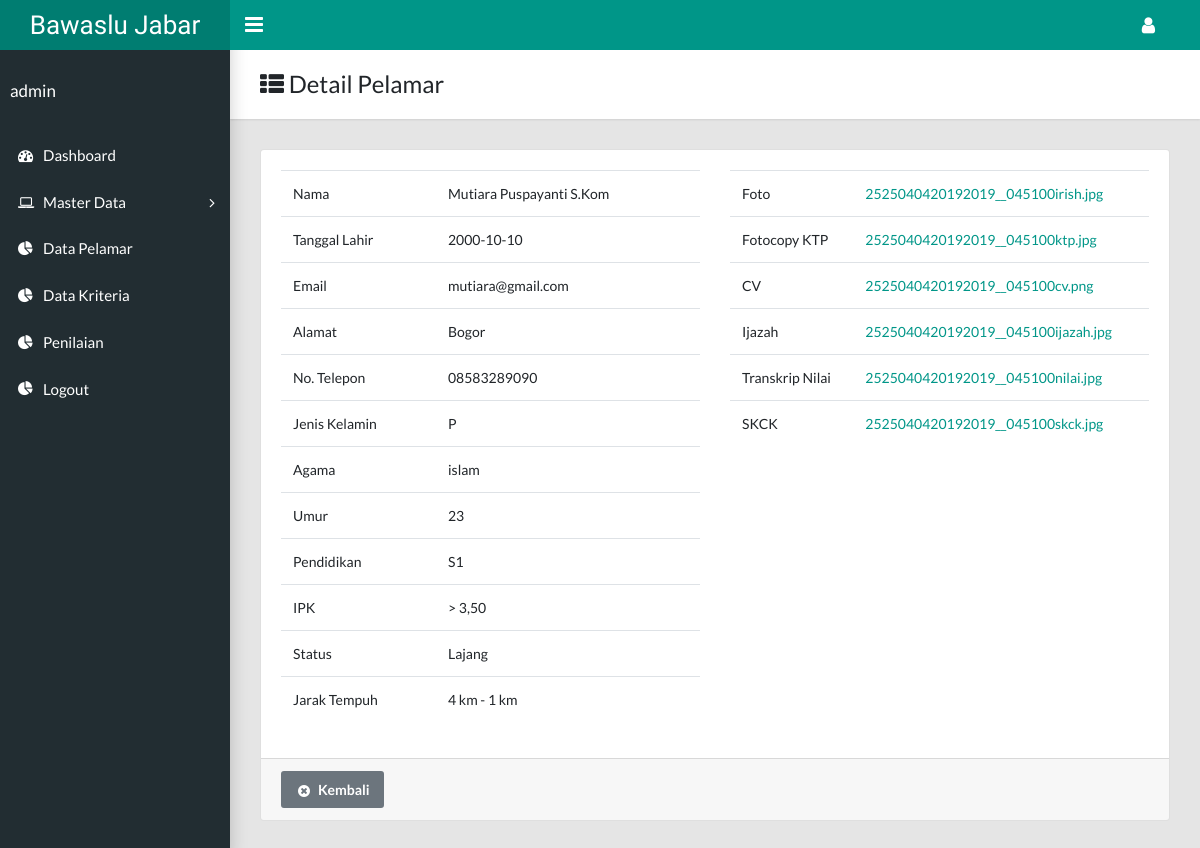
The page /index.php?p=pelamar&act=show&id=1 (signed in) on the database its author committed.
### tables this page shows
CREATE TABLE `pelamar` (
  `id` int(11) NOT NULL,
  `nama` varchar(225) NOT NULL,
  `tanggal_lahir` date NOT NULL,
  `email` varchar(225) NOT NULL,
  `alamat` text NOT NULL,
  `telepon` varchar(13) NOT NULL,
  `jk` enum('L','P') NOT NULL,
  `agama` varchar(225) NOT NULL,
  `id_umur` int(11) NOT NULL,
  `id_pendidikan` int(11) NOT NULL,
  `id_ipk` int(11) NOT NULL,
  `id_status` int(11) NOT NULL,
  `id_jarak` int(11) NOT NULL,
  `foto` varchar(225) NOT NULL,
  `ktp` varchar(225) NOT NULL,
  `cv` varchar(225) NOT NULL,
  `ijazah` varchar(225) NOT NULL,
  `transkrip_nilai` varchar(225) NOT NULL,
  `skck` varchar(225) NOT NULL
);

CREATE TABLE `umur` (
  `id` int(11) NOT NULL,
  `rentang` varchar(225) NOT NULL,
  `nilai` int(11) NOT NULL
);

CREATE TABLE `pendidikan` (
  `id` int(11) NOT NULL,
  `rentang` varchar(225) NOT NULL,
  `nilai` int(11) NOT NULL
);

CREATE TABLE `ipk` (
  `id` int(11) NOT NULL,
  `rentang` varchar(225) NOT NULL,
  `nilai` int(11) NOT NULL
);

CREATE TABLE `status` (
  `id` int(11) NOT NULL,
  `rentang` varchar(225) NOT NULL,
  `nilai` int(11) NOT NULL
);

CREATE TABLE `jarak` (
  `id` int(11) NOT NULL,
  `rentang` varchar(225) NOT NULL,
  `nilai` int(11) NOT NULL
);

### page/pelamar/show.php (the view)
<?php
	$query = mysqli_query($con, "select * from pelamar where id='$_GET[id]'");
	$data = mysqli_fetch_assoc($query);
 ?>
<div class="app-title">
  <div>
    <h1><i class="fa fa-th-list"></i> Detail Pelamar</h1>
  </div>
</div>
<div class="row">
	<div class="col-md-12">
		<div class="card">
			<div class="card-body">
				<div class="row">
					<div class="col-md-6">
						<table class="table">
							<tr>
								<td>Nama</td>
								<td><?= $data['nama'] ?></td>
							</tr>
							<tr>
								<td>Tanggal Lahir</td>
								<td><?= $data['tanggal_lahir'] ?></td>
							</tr>
							<tr>
								<td>Email</td>
								<td><?= $data['email'] ?></td>
							</tr>
							<tr>
								<td>Alamat</td>
								<td><?= $data['alamat'] ?></td>
							</tr>
							<tr>
								<td>No. Telepon</td>
								<td><?= $data['telepon'] ?></td>
							</tr>
							<tr>
								<td>Jenis Kelamin</td>
								<td><?= $data['jk'] ?></td>
							</tr>
							<tr>
								<td>Agama</td>
								<td><?= $data['agama'] ?></td>
							</tr>
							<tr>
								<td>Umur</td>
								<?php
									$query = mysqli_query($con, "select * from umur where id='$data[id_umur]'");
									$umur = mysqli_fetch_assoc($query);
								 ?>
								<td><?= $umur['rentang'] ?></td>
							</tr>
							<tr>
								<td>Pendidikan</td>
								<?php
									$query = mysqli_query($con, "select * from pendidikan where id='$data[id_pendidikan]'");
									$pendidikan = mysqli_fetch_assoc($query);
								 ?>
								<td><?= $pendidikan['rentang'] ?></td>
							</tr>
							<tr>
								<td>IPK</td>
								<?php
									$query = mysqli_query($con, "select * from ipk where id='$data[id_ipk]'");
									$ipk = mysqli_fetch_assoc($query);
								 ?>
								<td><?= $ipk['rentang'] ?></td>
							</tr>
							<tr>
								<td>Status</td>
								<?php
									$query = mysqli_query($con, "select * from status where id='$data[id_status]'");
									$status = mysqli_fetch_assoc($query);
								 ?>
								<td><?= $status['rentang'] ?></td>
							</tr>
							<tr>
								<td>Jarak Tempuh</td>
								<?php
									$query = mysqli_query($con, "select * from jarak where id='$data[id_jarak]'");
									$jarak = mysqli_fetch_assoc($query);
								 ?>
								<td><?= $jarak['rentang'] ?></td>
							</tr>
						</table>
					</div>
					<div class="col-md-6">
						<table class="table">
							<tr>
								<td>Foto</td>
								<td><a href="image/foto/<?= $data['foto'] ?>" target="_blank"><?= $data['foto'] ?></a></td>
							</tr>
							<tr>
								<td>Fotocopy KTP</td>
								<td><a href="image/ktp/<?= $data['ktp'] ?>" target="_blank"><?= $data['ktp'] ?></a></td>
							</tr>
							<tr>
								<td>CV</td>
								<td><a href="image/cv/<?= $data['cv'] ?>" target="_blank"><?= $data['cv'] ?></a></td>
							</tr>
							<tr>
								<td>Ijazah</td>
								<td><a href="image/ijazah/<?= $data['ijazah'] ?>" target="_blank"><?= $data['ijazah'] ?></a></td>
							</tr>
							<tr>
								<td>Transkrip Nilai</td>
								<td><a href="image/nilai/<?= $data['transkrip_nilai'] ?>" target="_blank"><?= $data['transkrip_nilai'] ?></a></td>
							</tr>
							<tr>
								<td>SKCK</td>
								<td><a href="image/skck/<?= $data['skck'] ?>" target="_blank"><?= $data['skck'] ?></a></td>
							</tr>
						</table>
					</div>
				</div>
			</div>
			<div class="card-footer">
				<a class="btn btn-secondary" href="?p=pelamar"><i class="fa fa-fw fa-lg fa-times-circle"></i>Kembali</a>
			</div>
		</div>
	</div>
</div>

### rows shown on the page
pelamar: nama "Mutiara Puspayanti S.Kom", tanggal_lahir "2000-10-10", email "mutiara@gmail.com", alamat "Bogor", telepon "08583289090", jk "P", agama "islam", foto "2525040420192019__045100irish.jpg", ktp "2525040420192019__045100ktp.jpg", cv "2525040420192019__045100cv.png", ijazah "2525040420192019__045100ijazah.jpg", transkrip_nilai "2525040420192019__045100nilai.jpg", skck "2525040420192019__045100skck.jpg"
umur: rentang "23"
pendidikan: rentang "S1"
ipk: rentang "> 3,50"
status: rentang "Lajang"
jarak: rentang "4 km - 1 km"

### other values the page prints
$_SESSION['nama'] "admin"
